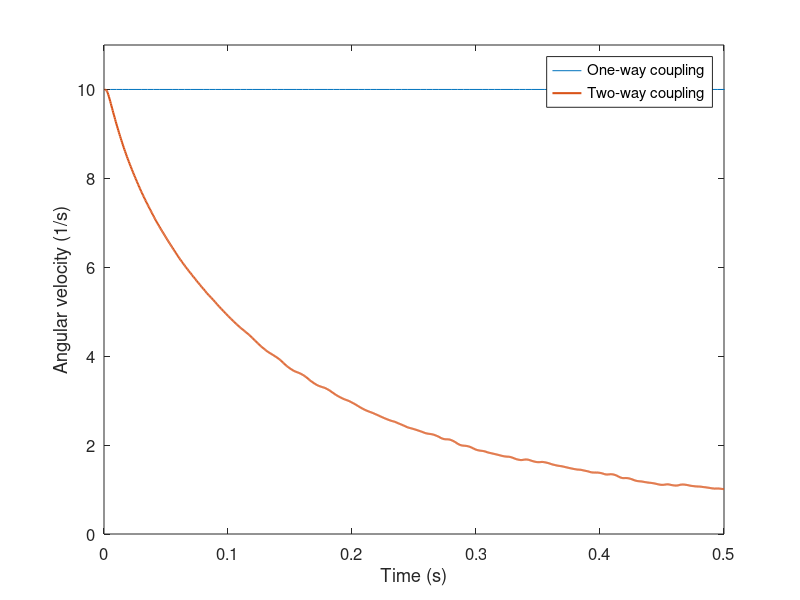

This figure's MATLAB source:
clear all;
clc;

%% Script to plot the angular velocities and the particle positions

A = importdata('DEM/angular_velocity_no_coupling.txt',' ',1);
B = importdata('DEM/position_no_coupling.txt',' ',1);
C = importdata('DEM/angular_velocity.txt',' ',1);
D = importdata('DEM/position.txt',' ',1);

pos1 = B.data();
omega1 = A.data();
pos2 = D.data();
omega2 = C.data();

time = omega1(:,1);
omegax1 = omega1(:,2);
omegay1 = omega1(:,3);
omegaz1 = omega1(:,4);

time2 = omega2(:,1);
omegax2 = omega2(:,2);
omegay2 = omega2(:,3);
omegaz2 = omega2(:,4);

figure
plot(time,omegaz1,'-.-',time2,omegaz2,'Linewidth',1.5)
xlabel('Time (s)')
ylabel('Angular velocity (1/s)')
legend('One-way coupling','Two-way coupling')
axis([0 0.5 0 11])
set(gca,'FontSize',12)
print('angular_velocity_compare.eps')
